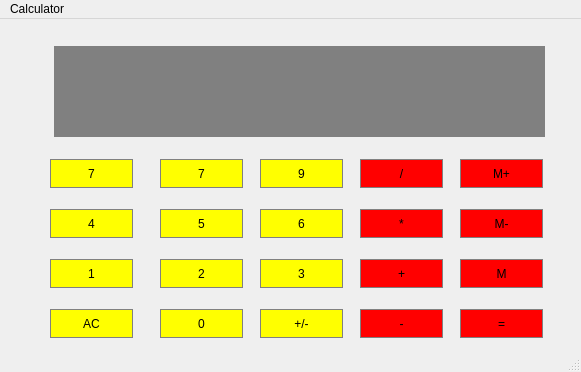
<?xml version="1.0" encoding="UTF-8"?>
<ui version="4.0">
 <class>MainWindow</class>
 <widget class="QMainWindow" name="MainWindow">
  <property name="geometry">
   <rect>
    <x>0</x>
    <y>0</y>
    <width>581</width>
    <height>372</height>
   </rect>
  </property>
  <property name="windowTitle">
   <string>MainWindow</string>
  </property>
  <widget class="QWidget" name="centralwidget">
   <widget class="QPushButton" name="pushButton7">
    <property name="geometry">
     <rect>
      <x>50</x>
      <y>140</y>
      <width>83</width>
      <height>29</height>
     </rect>
    </property>
    <property name="sizePolicy">
     <sizepolicy hsizetype="Preferred" vsizetype="Preferred">
      <horstretch>0</horstretch>
      <verstretch>0</verstretch>
     </sizepolicy>
    </property>
    <property name="styleSheet">
     <string notr="true">QPushButton{
background-color:yellow;
border: 1px solid gray;
padding: 5px;
}
QPushButton:pressed{
background-color:#A9A9A9;
border: 1px solid gray;
padding: 5px;
}</string>
    </property>
    <property name="text">
     <string>7</string>
    </property>
   </widget>
   <widget class="QPushButton" name="pushButton8">
    <property name="geometry">
     <rect>
      <x>160</x>
      <y>140</y>
      <width>83</width>
      <height>29</height>
     </rect>
    </property>
    <property name="sizePolicy">
     <sizepolicy hsizetype="Preferred" vsizetype="Preferred">
      <horstretch>0</horstretch>
      <verstretch>0</verstretch>
     </sizepolicy>
    </property>
    <property name="styleSheet">
     <string notr="true">QPushButton{
background-color:yellow;
border: 1px solid gray;
padding: 5px;
}
QPushButton:pressed{
background-color:#A9A9A9;
border: 1px solid gray;
padding: 5px;
}</string>
    </property>
    <property name="text">
     <string>7</string>
    </property>
   </widget>
   <widget class="QLineEdit" name="Display">
    <property name="geometry">
     <rect>
      <x>54</x>
      <y>27</y>
      <width>491</width>
      <height>91</height>
     </rect>
    </property>
    <property name="sizePolicy">
     <sizepolicy hsizetype="Preferred" vsizetype="Expanding">
      <horstretch>0</horstretch>
      <verstretch>0</verstretch>
     </sizepolicy>
    </property>
    <property name="styleSheet">
     <string notr="true">QLineEdit{
background-color:gray;
border: 1px solid gray;
color:#ffffff;
}</string>
    </property>
   </widget>
   <widget class="QPushButton" name="pushButton9">
    <property name="geometry">
     <rect>
      <x>260</x>
      <y>140</y>
      <width>83</width>
      <height>29</height>
     </rect>
    </property>
    <property name="sizePolicy">
     <sizepolicy hsizetype="Preferred" vsizetype="Preferred">
      <horstretch>0</horstretch>
      <verstretch>0</verstretch>
     </sizepolicy>
    </property>
    <property name="styleSheet">
     <string notr="true">QPushButton{
background-color:yellow;
border: 1px solid gray;
padding: 5px;
}
QPushButton:pressed{
background-color:#A9A9A9;
border: 1px solid gray;
padding: 5px;
}</string>
    </property>
    <property name="text">
     <string>9</string>
    </property>
   </widget>
   <widget class="QPushButton" name="pushButton4">
    <property name="geometry">
     <rect>
      <x>50</x>
      <y>190</y>
      <width>83</width>
      <height>29</height>
     </rect>
    </property>
    <property name="sizePolicy">
     <sizepolicy hsizetype="Preferred" vsizetype="Preferred">
      <horstretch>0</horstretch>
      <verstretch>0</verstretch>
     </sizepolicy>
    </property>
    <property name="styleSheet">
     <string notr="true">QPushButton{
background-color:yellow;
border: 1px solid gray;
padding: 5px;
}
QPushButton:pressed{
background-color:#A9A9A9;
border: 1px solid gray;
padding: 5px;
}</string>
    </property>
    <property name="text">
     <string>4</string>
    </property>
   </widget>
   <widget class="QPushButton" name="pushButton5">
    <property name="geometry">
     <rect>
      <x>160</x>
      <y>190</y>
      <width>83</width>
      <height>29</height>
     </rect>
    </property>
    <property name="sizePolicy">
     <sizepolicy hsizetype="Preferred" vsizetype="Preferred">
      <horstretch>0</horstretch>
      <verstretch>0</verstretch>
     </sizepolicy>
    </property>
    <property name="styleSheet">
     <string notr="true">QPushButton{
background-color:yellow;
border: 1px solid gray;
padding: 5px;
}
QPushButton:pressed{
background-color:#A9A9A9;
border: 1px solid gray;
padding: 5px;
}</string>
    </property>
    <property name="text">
     <string>5</string>
    </property>
   </widget>
   <widget class="QPushButton" name="pushButton6">
    <property name="geometry">
     <rect>
      <x>260</x>
      <y>190</y>
      <width>83</width>
      <height>29</height>
     </rect>
    </property>
    <property name="sizePolicy">
     <sizepolicy hsizetype="Preferred" vsizetype="Preferred">
      <horstretch>0</horstretch>
      <verstretch>0</verstretch>
     </sizepolicy>
    </property>
    <property name="styleSheet">
     <string notr="true">QPushButton{
background-color:yellow;
border: 1px solid gray;
padding: 5px;
}
QPushButton:pressed{
background-color:#A9A9A9;
border: 1px solid gray;
padding: 5px;
}</string>
    </property>
    <property name="text">
     <string>6</string>
    </property>
   </widget>
   <widget class="QPushButton" name="div">
    <property name="geometry">
     <rect>
      <x>360</x>
      <y>140</y>
      <width>83</width>
      <height>29</height>
     </rect>
    </property>
    <property name="sizePolicy">
     <sizepolicy hsizetype="Preferred" vsizetype="Preferred">
      <horstretch>0</horstretch>
      <verstretch>0</verstretch>
     </sizepolicy>
    </property>
    <property name="styleSheet">
     <string notr="true">QPushButton{
background-color:red;
border: 1px solid gray;
padding: 5px;
}
QPushButton:pressed{
background-color:#A9A9A9;
border: 1px solid gray;
padding: 5px;
}</string>
    </property>
    <property name="text">
     <string>/</string>
    </property>
   </widget>
   <widget class="QPushButton" name="multiply">
    <property name="geometry">
     <rect>
      <x>360</x>
      <y>190</y>
      <width>83</width>
      <height>29</height>
     </rect>
    </property>
    <property name="sizePolicy">
     <sizepolicy hsizetype="Preferred" vsizetype="Preferred">
      <horstretch>0</horstretch>
      <verstretch>0</verstretch>
     </sizepolicy>
    </property>
    <property name="styleSheet">
     <string notr="true">QPushButton{
background-color:red;
border: 1px solid gray;
padding: 5px;
}
QPushButton:pressed{
background-color:#A9A9A9;
border: 1px solid gray;
padding: 5px;
}</string>
    </property>
    <property name="text">
     <string>*</string>
    </property>
   </widget>
   <widget class="QPushButton" name="MemAdd">
    <property name="geometry">
     <rect>
      <x>460</x>
      <y>140</y>
      <width>83</width>
      <height>29</height>
     </rect>
    </property>
    <property name="sizePolicy">
     <sizepolicy hsizetype="Preferred" vsizetype="Preferred">
      <horstretch>0</horstretch>
      <verstretch>0</verstretch>
     </sizepolicy>
    </property>
    <property name="styleSheet">
     <string notr="true">QPushButton{
background-color:red;
border: 1px solid gray;
padding: 5px;
}
QPushButton:pressed{
background-color:#A9A9A9;
border: 1px solid gray;
padding: 5px;
}</string>
    </property>
    <property name="text">
     <string>M+</string>
    </property>
   </widget>
   <widget class="QPushButton" name="MemClear">
    <property name="geometry">
     <rect>
      <x>460</x>
      <y>190</y>
      <width>83</width>
      <height>29</height>
     </rect>
    </property>
    <property name="sizePolicy">
     <sizepolicy hsizetype="Preferred" vsizetype="Preferred">
      <horstretch>0</horstretch>
      <verstretch>0</verstretch>
     </sizepolicy>
    </property>
    <property name="styleSheet">
     <string notr="true">QPushButton{
background-color:red;
border: 1px solid gray;
padding: 5px;
}
QPushButton:pressed{
background-color:#A9A9A9;
border: 1px solid gray;
padding: 5px;
}</string>
    </property>
    <property name="text">
     <string>M-</string>
    </property>
   </widget>
   <widget class="QPushButton" name="Equals">
    <property name="geometry">
     <rect>
      <x>460</x>
      <y>290</y>
      <width>83</width>
      <height>29</height>
     </rect>
    </property>
    <property name="sizePolicy">
     <sizepolicy hsizetype="Preferred" vsizetype="Preferred">
      <horstretch>0</horstretch>
      <verstretch>0</verstretch>
     </sizepolicy>
    </property>
    <property name="styleSheet">
     <string notr="true">QPushButton{
background-color:red;
border: 1px solid gray;
padding: 5px;
}
QPushButton:pressed{
background-color:#A9A9A9;
border: 1px solid gray;
padding: 5px;
}</string>
    </property>
    <property name="text">
     <string>=</string>
    </property>
   </widget>
   <widget class="QPushButton" name="add">
    <property name="geometry">
     <rect>
      <x>360</x>
      <y>240</y>
      <width>83</width>
      <height>29</height>
     </rect>
    </property>
    <property name="sizePolicy">
     <sizepolicy hsizetype="Preferred" vsizetype="Preferred">
      <horstretch>0</horstretch>
      <verstretch>0</verstretch>
     </sizepolicy>
    </property>
    <property name="styleSheet">
     <string notr="true">QPushButton{
background-color:red;
border: 1px solid gray;
padding: 5px;
}
QPushButton:pressed{
background-color:#A9A9A9;
border: 1px solid gray;
padding: 5px;
}</string>
    </property>
    <property name="text">
     <string>+</string>
    </property>
   </widget>
   <widget class="QPushButton" name="pushButton3">
    <property name="geometry">
     <rect>
      <x>260</x>
      <y>240</y>
      <width>83</width>
      <height>29</height>
     </rect>
    </property>
    <property name="sizePolicy">
     <sizepolicy hsizetype="Preferred" vsizetype="Preferred">
      <horstretch>0</horstretch>
      <verstretch>0</verstretch>
     </sizepolicy>
    </property>
    <property name="styleSheet">
     <string notr="true">QPushButton{
background-color:yellow;
border: 1px solid gray;
padding: 5px;
}
QPushButton:pressed{
background-color:#A9A9A9;
border: 1px solid gray;
padding: 5px;
}</string>
    </property>
    <property name="text">
     <string>3</string>
    </property>
   </widget>
   <widget class="QPushButton" name="changeSign">
    <property name="geometry">
     <rect>
      <x>260</x>
      <y>290</y>
      <width>83</width>
      <height>29</height>
     </rect>
    </property>
    <property name="sizePolicy">
     <sizepolicy hsizetype="Preferred" vsizetype="Preferred">
      <horstretch>0</horstretch>
      <verstretch>0</verstretch>
     </sizepolicy>
    </property>
    <property name="styleSheet">
     <string notr="true">QPushButton{
background-color:yellow;
border: 1px solid gray;
padding: 5px;
}
QPushButton:pressed{
background-color:#A9A9A9;
border: 1px solid gray;
padding: 5px;
}</string>
    </property>
    <property name="text">
     <string>+/-</string>
    </property>
   </widget>
   <widget class="QPushButton" name="pushButton1">
    <property name="geometry">
     <rect>
      <x>50</x>
      <y>240</y>
      <width>83</width>
      <height>29</height>
     </rect>
    </property>
    <property name="sizePolicy">
     <sizepolicy hsizetype="Preferred" vsizetype="Preferred">
      <horstretch>0</horstretch>
      <verstretch>0</verstretch>
     </sizepolicy>
    </property>
    <property name="styleSheet">
     <string notr="true">QPushButton{
background-color:yellow;
border: 1px solid gray;
padding: 5px;
}
QPushButton:pressed{
background-color:#A9A9A9;
border: 1px solid gray;
padding: 5px;
}</string>
    </property>
    <property name="text">
     <string>1</string>
    </property>
   </widget>
   <widget class="QPushButton" name="pushButton0">
    <property name="geometry">
     <rect>
      <x>160</x>
      <y>290</y>
      <width>83</width>
      <height>29</height>
     </rect>
    </property>
    <property name="sizePolicy">
     <sizepolicy hsizetype="Preferred" vsizetype="Preferred">
      <horstretch>0</horstretch>
      <verstretch>0</verstretch>
     </sizepolicy>
    </property>
    <property name="styleSheet">
     <string notr="true">QPushButton{
background-color:yellow;
border: 1px solid gray;
padding: 5px;
}
QPushButton:pressed{
background-color:#A9A9A9;
border: 1px solid gray;
padding: 5px;
}</string>
    </property>
    <property name="text">
     <string>0</string>
    </property>
   </widget>
   <widget class="QPushButton" name="pushButton2">
    <property name="geometry">
     <rect>
      <x>160</x>
      <y>240</y>
      <width>83</width>
      <height>29</height>
     </rect>
    </property>
    <property name="sizePolicy">
     <sizepolicy hsizetype="Preferred" vsizetype="Preferred">
      <horstretch>0</horstretch>
      <verstretch>0</verstretch>
     </sizepolicy>
    </property>
    <property name="styleSheet">
     <string notr="true">QPushButton{
background-color:yellow;
border: 1px solid gray;
padding: 5px;
}
QPushButton:pressed{
background-color:#A9A9A9;
border: 1px solid gray;
padding: 5px;
}</string>
    </property>
    <property name="text">
     <string>2</string>
    </property>
   </widget>
   <widget class="QPushButton" name="MemGet">
    <property name="geometry">
     <rect>
      <x>460</x>
      <y>240</y>
      <width>83</width>
      <height>29</height>
     </rect>
    </property>
    <property name="sizePolicy">
     <sizepolicy hsizetype="Preferred" vsizetype="Preferred">
      <horstretch>0</horstretch>
      <verstretch>0</verstretch>
     </sizepolicy>
    </property>
    <property name="styleSheet">
     <string notr="true">QPushButton{
background-color:red;
border: 1px solid gray;
padding: 5px;
}
QPushButton:pressed{
background-color:#A9A9A9;
border: 1px solid gray;
padding: 5px;
}</string>
    </property>
    <property name="text">
     <string>M</string>
    </property>
   </widget>
   <widget class="QPushButton" name="Clear">
    <property name="geometry">
     <rect>
      <x>50</x>
      <y>290</y>
      <width>83</width>
      <height>29</height>
     </rect>
    </property>
    <property name="sizePolicy">
     <sizepolicy hsizetype="Preferred" vsizetype="Preferred">
      <horstretch>0</horstretch>
      <verstretch>0</verstretch>
     </sizepolicy>
    </property>
    <property name="styleSheet">
     <string notr="true">QPushButton{
background-color:yellow;
border: 1px solid gray;
padding: 5px;
}
QPushButton:pressed{
background-color:#A9A9A9;
border: 1px solid gray;
padding: 5px;
}</string>
    </property>
    <property name="text">
     <string>AC</string>
    </property>
   </widget>
   <widget class="QPushButton" name="subtract">
    <property name="geometry">
     <rect>
      <x>360</x>
      <y>290</y>
      <width>83</width>
      <height>29</height>
     </rect>
    </property>
    <property name="sizePolicy">
     <sizepolicy hsizetype="Preferred" vsizetype="Preferred">
      <horstretch>0</horstretch>
      <verstretch>0</verstretch>
     </sizepolicy>
    </property>
    <property name="styleSheet">
     <string notr="true">QPushButton{
background-color:red;
border: 1px solid gray;
padding: 5px;
}
QPushButton:pressed{
background-color:#A9A9A9;
border: 1px solid gray;
padding: 5px;
}</string>
    </property>
    <property name="text">
     <string>-</string>
    </property>
   </widget>
  </widget>
  <widget class="QMenuBar" name="menubar">
   <property name="geometry">
    <rect>
     <x>0</x>
     <y>0</y>
     <width>581</width>
     <height>25</height>
    </rect>
   </property>
   <widget class="QMenu" name="Calculator">
    <property name="title">
     <string>Calculator</string>
    </property>
   </widget>
   <addaction name="Calculator"/>
  </widget>
  <widget class="QStatusBar" name="statusbar"/>
 </widget>
 <resources/>
 <connections/>
</ui>
